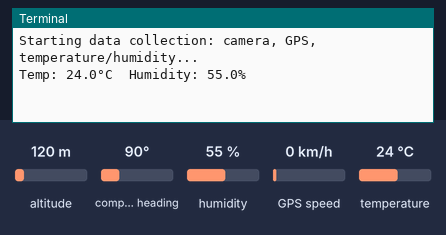
Bench run of a program on a simulated Raspberry Pi (BCM pin numbers). On the bench: the last lines printed to the terminal. The test bench sets the inputs (shaded band); at power-on: humidity 55 %, temperature 24 °C, altitude 120 m, compass heading 90°, GPS speed 0 km/h. The clock reads 2024-03-15 10:24:30 at power-on unless the program sets it; the GPS gets a fix after 3 s at 37.7749, -122.4194 with 8 satellites; camera commands give no picture and take their timeout (5 s if none is given; 1 s for webcam tools).

Above: at 1.2 s.
1.3 s: humidity set to 22 %
At 7.0 s:
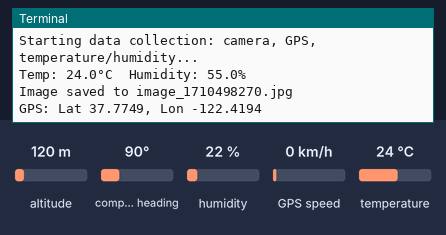
9.9 s: temperature set to 12 °C
At 16.83 s:
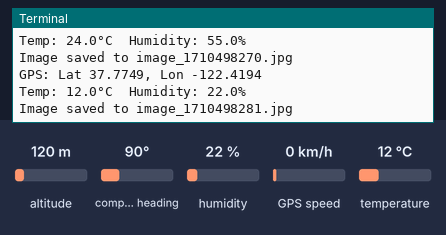
18.5 s: humidity set to 40 %
At 24.0 s:
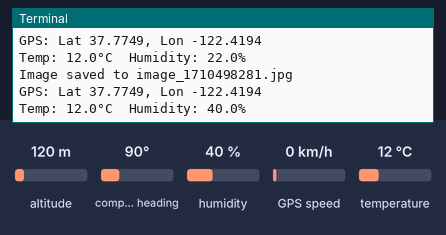

The program:

camera_gps_temperature_humidity.py
```python
"""
Collects data from camera, GPS, and temperature/humidity sensors on Raspberry Pi.

Usage:
    python3 collect_all.py

Supported temperature/humidity sensors:
    - DHT11: Lower cost, less accurate, smaller range (Temp: 0-50°C, Humidity: 20-90%)
    - DHT22: More accurate, wider range (Temp: -40-80°C, Humidity: 0-100%)
    - Either sensor will work with this code. Set SENSOR = Adafruit_DHT.DHT11 or Adafruit_DHT.DHT22 as needed.

Requirements:
    - Adafruit_DHT (for temperature/humidity)
    - libcamera-still (for camera, command-line tool)
    - gps (for GPS)
    - Ensure hardware is connected and libraries are installed
"""
import time
import time
import Adafruit_DHT
import gps
import subprocess

# Sensor setup
# Change SENSOR to Adafruit_DHT.DHT11 if using DHT11
SENSOR = Adafruit_DHT.DHT22
GPIO_PIN = 4  # Change if your sensor is on a different pin
session = gps.gps(mode=gps.WATCH_ENABLE)

def capture_image(image_path):
    try:
        subprocess.run(["libcamera-still", "-o", image_path, "--width", "1920", "--height", "1080"], check=True)
        print(f"Image saved to {image_path}")
    except subprocess.CalledProcessError as e:
        print(f"Error capturing image: {e}")

print("Starting data collection: camera, GPS, temperature/humidity...")
try:
    while True:
        # Temperature/Humidity
        humidity, temperature = Adafruit_DHT.read_retry(SENSOR, GPIO_PIN)
        if humidity is not None and temperature is not None:
            print(f"Temp: {temperature:.1f}°C  Humidity: {humidity:.1f}%")
        else:
            print("Failed to retrieve data from temp/humidity sensor")

        # Camera (capture image)
        image_path = f"image_{int(time.time())}.jpg"
        capture_image(image_path)

        # GPS
        report = next(session, None)
        if report and hasattr(report, 'lat') and hasattr(report, 'lon'):
            print(f"GPS: Lat {report.lat}, Lon {report.lon}")
        else:
            print("No GPS data available")

        time.sleep(5)
except KeyboardInterrupt:
    print("Data collection stopped.")
```

Measured:
- after the input at 9.9 s, the terminal: prints a new line after 1.6 s (image 2)
- after the input at 18.5 s, the terminal: prints a new line after 4.0 s (image 3)
